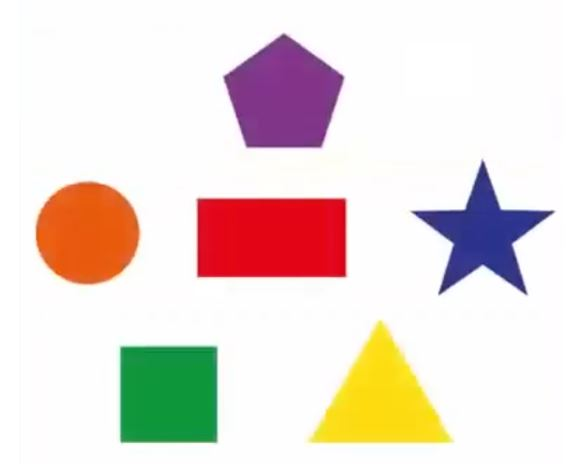
#> input picture 8_contours/shapes.JPG, 586 x 464 px, found by its file name
$ python 76cv.py
#> lines starting #> are read from the running program, lines starting #| are printed output that depends on the picture; after the words box and inside, x2 and y2 are one past the last pixel; in counts of white or black regions, pixels touching at a corner belong together
# contours -- find contours ---- edges colour or intensityimport cv2
import cv2

img = cv2.imread('shapes.jpg')
#> img is the input picture: shape (464, 586, 3); mean B, G, R 215.3, 221.5, 234.1

imgGrey= cv2.cvtColor(img, cv2.COLOR_BGR2GRAY)
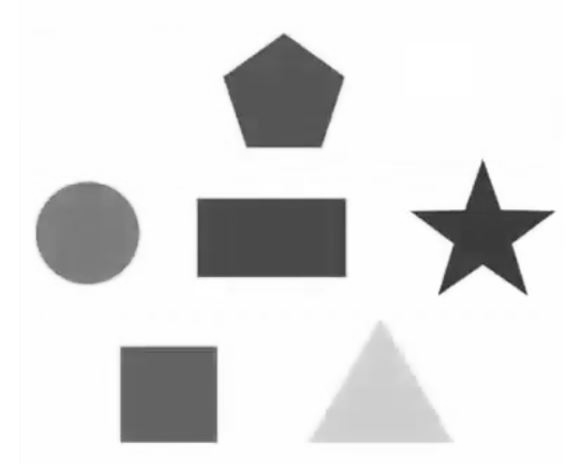
#> imgGrey: shape (464, 586); min 41, max 255, mean 224.6

_, thresh = cv2.threshold(imgGrey, 240, 255, cv2.THRESH_BINARY)
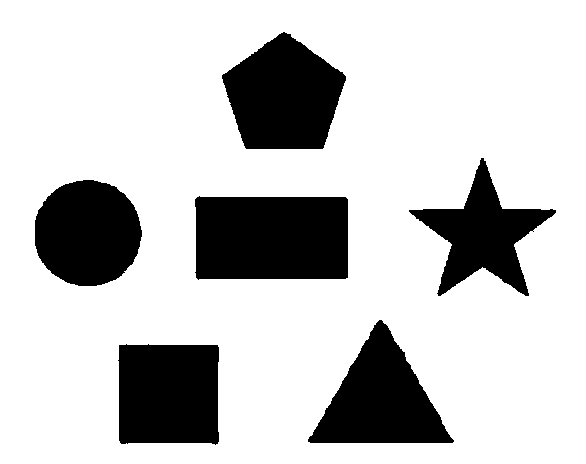
#> thresh: shape (464, 586); 78.5% white; 6 black regions
contours, _ = cv2.findContours(thresh, cv2.RETR_TREE, cv2.CHAIN_APPROX_NONE)
#> contours = 8 contours, 1 with area under 20; largest, box (x1, y1, x2, y2) and area: (0, 0, 586, 464) 270855, (194, 195, 349, 281) 12698, (221, 31, 347, 150) 10386, (117, 343, 220, 446) 9937, (307, 319, 455, 444) 9591, (34, 179, 143, 287) 9124, (408, 157, 557, 297) 7888


for contour in contours:
    approx = cv2.approxPolyDP(contour, 0.01 * cv2.arcLength(contour, True), True)
    cv2.drawContours(img, [approx], 0, (0,0,0), 6)

    x = approx.ravel()[0]
    y = approx.ravel()[1]

    if len(approx) == 3:
        cv2.putText(img, "Triangle", (x, y), cv2.FONT_HERSHEY_COMPLEX, 0.5, (0, 0, 0))

    elif len(approx) == 4:
        x1, y1, w1, h1 = cv2.boundingRect(approx)
        aspectRatio = float(w1)/h1

        if aspectRatio >= 0.95 and aspectRatio <= 1.05:
            cv2.putText(img, "Square", (x, y), cv2.FONT_HERSHEY_COMPLEX, 0.5, (0, 0, 0))

        else:
            cv2.putText(img, "Rectangle", (x, y), cv2.FONT_HERSHEY_COMPLEX, 0.5, (0, 0, 0))


    elif len(approx) == 5 or len(approx) == 6:
        cv2.putText(img, "Pentagon", (x-10, y-30), cv2.FONT_HERSHEY_COMPLEX, 0.5, (0, 0, 0))


    elif len(approx) == 10:
        cv2.putText(img, "Star", (x, y), cv2.FONT_HERSHEY_COMPLEX, 0.5, (0, 0, 0))


    else:
        cv2.putText(img, "Circle", (x, y), cv2.FONT_HERSHEY_COMPLEX, 0.5, (0, 0, 0))
#> this loop made 8 passes
#> (approx, x, y, x1, y1, w1, h1, aspectRatio) on passes 1, 2, 4, 5: ([[0, 0], [0, 463], [585, 463], [585, 0]], 0, 0, 0, 0, 586, 464, 1.26), ([[119, 344], [218, 345], [217, 444], [119, 442]], 119, 344, 119, 344, 100, 101, 0.99), ([[532, 231], [533, 230], [534, 231], [533, 232]], 532, 231, 532, 230, 3, 3, 1), ([[194, 199], [345, 196], [348, 277], [198, 280]], 194, 199, 194, 196, 155, 85, 1.82)
#> (x, y) on passes 6 to 8: (76, 180), (408, 210), (221, 75)
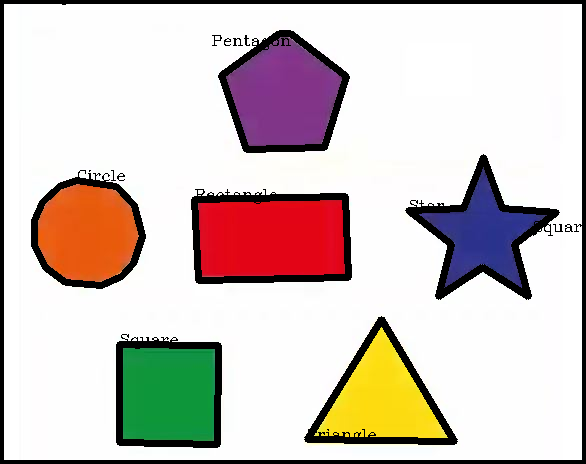
#> img: shape (464, 586, 3); 9.9% of pixels changed, all inside (x1, y1, x2, y2) = (0, 0, 586, 464)


cv2.imshow('Shapes', img)

cv2.waitKey(0)
cv2.destroyAllWindows()
